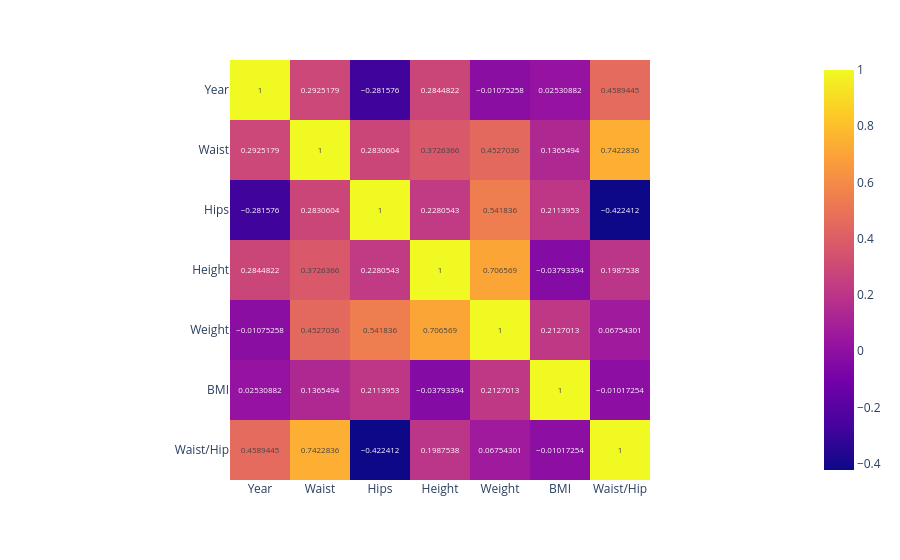

The notebook cell this image was saved under:
### Code cell
fig = px.imshow(df.corr(), text_auto=True)
fig.show()

### Figure 1 — Plotly figure (JSON) as saved in the notebook; plotly's stock layout.template omitted (floating-point values rounded to 4 significant figures)
{"data": [{"coloraxis": "coloraxis", "hovertemplate": "x: %{x}<br>y: %{y}<br>color: %{z}<extra></extra>", "name": "0", "texttemplate": "%{z}", "type": "heatmap", "x": ["Year", "Waist", "Hips", "Height", "Weight", "BMI", "Waist/Hip"], "xaxis": "x", "y": ["Year", "Waist", "Hips", "Height", "Weight", "BMI", "Waist/Hip"], "yaxis": "y", "z": [[1, 0.2925, -0.2816, 0.2845, -0.01075, 0.02531, 0.4589], [0.2925, 1, 0.2831, 0.3726, 0.4527, 0.1365, 0.7423], [-0.2816, 0.2831, 1, 0.2281, 0.5418, 0.2114, -0.4224], [0.2845, 0.3726, 0.2281, 1, 0.7066, -0.03793, 0.1988], [-0.01075, 0.4527, 0.5418, 0.7066, 1, 0.2127, 0.06754], [0.02531, 0.1365, 0.2114, -0.03793, 0.2127, 1, -0.01017], [0.4589, 0.7423, -0.4224, 0.1988, 0.06754, -0.01017, 1]]}], "layout": {"coloraxis": {"colorscale": [[0, "#0d0887"], [0.1111, "#46039f"], [0.2222, "#7201a8"], [0.3333, "#9c179e"], [0.4444, "#bd3786"], [0.5556, "#d8576b"], [0.6667, "#ed7953"], [0.7778, "#fb9f3a"], [0.8889, "#fdca26"], [1, "#f0f921"]]}, "margin": {"t": 60}, "xaxis": {"anchor": "y", "constrain": "domain", "domain": [0, 1], "scaleanchor": "y"}, "yaxis": {"anchor": "x", "autorange": "reversed", "constrain": "domain", "domain": [0, 1]}}}
